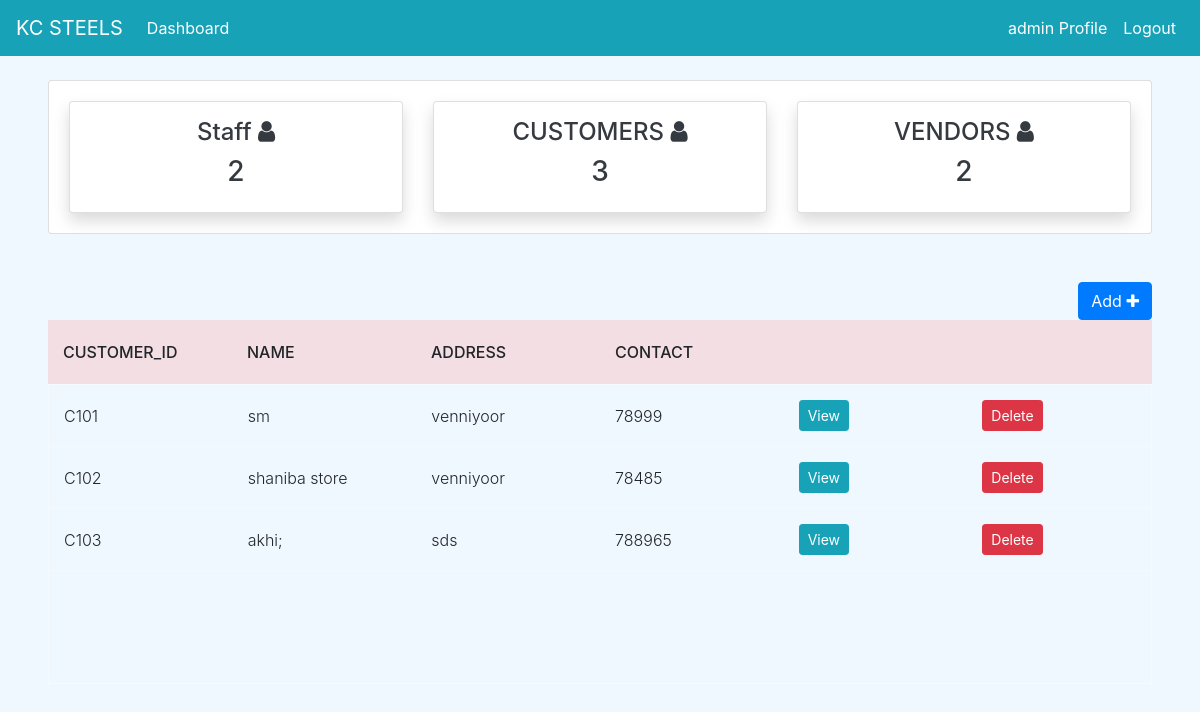
Page /customer/ (signed in) on the earlier database version.
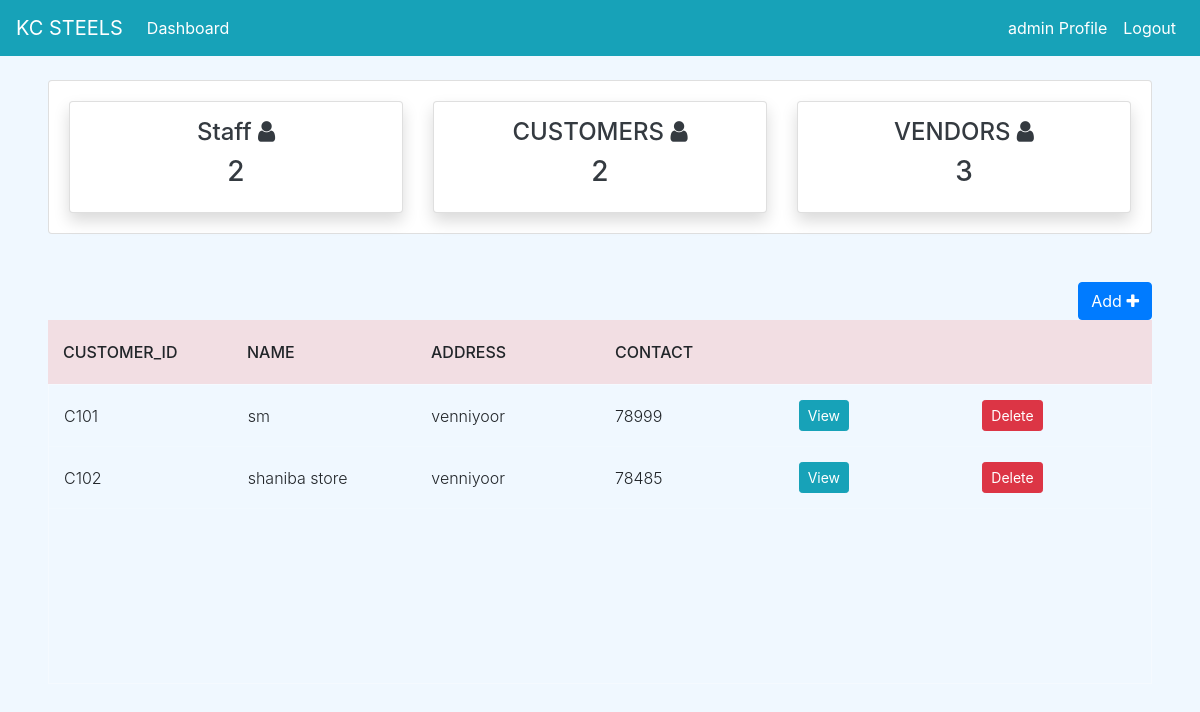
Same page on the later database version.
### dashboard/models.py (models this page shows)
class Customer(models.Model):
    customer_no = models.IntegerField(null=True)
    customer_id = models.CharField(max_length=100, null=True, blank=True, unique=True)
    customer_name = models.CharField(max_length=100,null=True)
    customer_address = models.CharField(max_length=200,null=True)
    customer_mobile = models.CharField(max_length=15,null=True)

### dashboard/views.py (the view)
# urls.py: path('customer/',views.customer,name='dashboard-customer'),
@login_required
def customer(request):
    customers = Customer.objects.all()
    customer_count = customers.count()
    workers = User.objects.exclude(username='admin')
    workers_count = workers.count()
    vendors = Vendor.objects.all()
    vendor_count = vendors.count()
    c_id = 101 if Customer.objects.count() == 0 else Customer.objects.aggregate(max=Max('customer_no'))["max"] + 1
    if request.method == 'POST':
        name = request.POST.get('customer_name')
        address = request.POST.get('customer_address')
        mob = request.POST.get('customer_mobile')
        form = CustomerForm(request.POST)
        if form.is_valid():
            Customer(customer_no=c_id,customer_id=(f'{"C"}{c_id}'),customer_name=name,customer_address=address,customer_mobile=mob).save()
    else:
        form = CustomerForm()
    context = {
        'customers': customers,
        'workers' : workers,
        'workers_count' : workers_count,
        'customer_count' : customer_count,
        'vendor_count' : vendor_count,
        'form' : form,
    }
    return render(request, 'dashboard/customers.html', context)

### templates/dashboard/customers.html (shortened to what this page needs)
{% extends 'partial/base.html' %}
{% load crispy_forms_tags %}
{% block content %}
{% if user.is_authenticated and user.is_superuser %}
{% include 'partial/topnav_wm.html'%}
<div class="mx-5">
    <div class="row my-4">
        <div class="col mt-4 text-right">
          <button type="button" class="btn btn-primary" data-toggle="modal" data-target="#cAdd">
            Add <i class="fa fa-plus"></i>
          </button>
        </div>
        <div class="col-md-12">
            <div class="tbl-header">
              <table cellpadding="0" cellspacing="0" border="0">
                <thead>
                  <tr>
                    <th scope="col">customer_id</th>
                    <th scope="col">Name</th>
                    <th scope="col">Address</th>
                    <th scope="col">Contact</th>
                    <th scope="col"></th>
                    <th scope="col"></th>
                  </tr>
                </thead>
              </table>
            </div>
            <div class="tbl-content">
              <table cellpadding="0" cellspacing="0" border="0">
                <tbody>
                  {% for customer in customers %}
                  <tr>
                    <td>{{ customer.customer_id }}</td>
                    <td>{{ customer.customer_name }}</td>
                    <td>{{ customer.customer_address }}</td>
                    <td>{{ customer.customer_mobile }}</td>
                    <td scope="row"><a class="btn btn-info btn-sm" data-toggle="modal" data-target="#viewC-{{ customer.id}}">View</a></td>
                    <td scope="row"><a class="btn btn-danger btn-sm" href="{% url 'dashboard-customer-delete' customer.id %}">Delete</a></td>
                  </tr>
                  {% endfor %}
                </tbody>
              </table>
            </div>
        </div>
    </div>
</div>
{% else %}
<h1>Error</h1>
{% endif %}
{% endblock %}

Differences in the rows shown:
removed Customer: customer_id "C103", customer_name "akhi;", customer_address "sds", customer_mobile "788965"
Other differences:
{{ customer_count }}: "3" → "2"
{{ vendor_count }}: "2" → "3"
